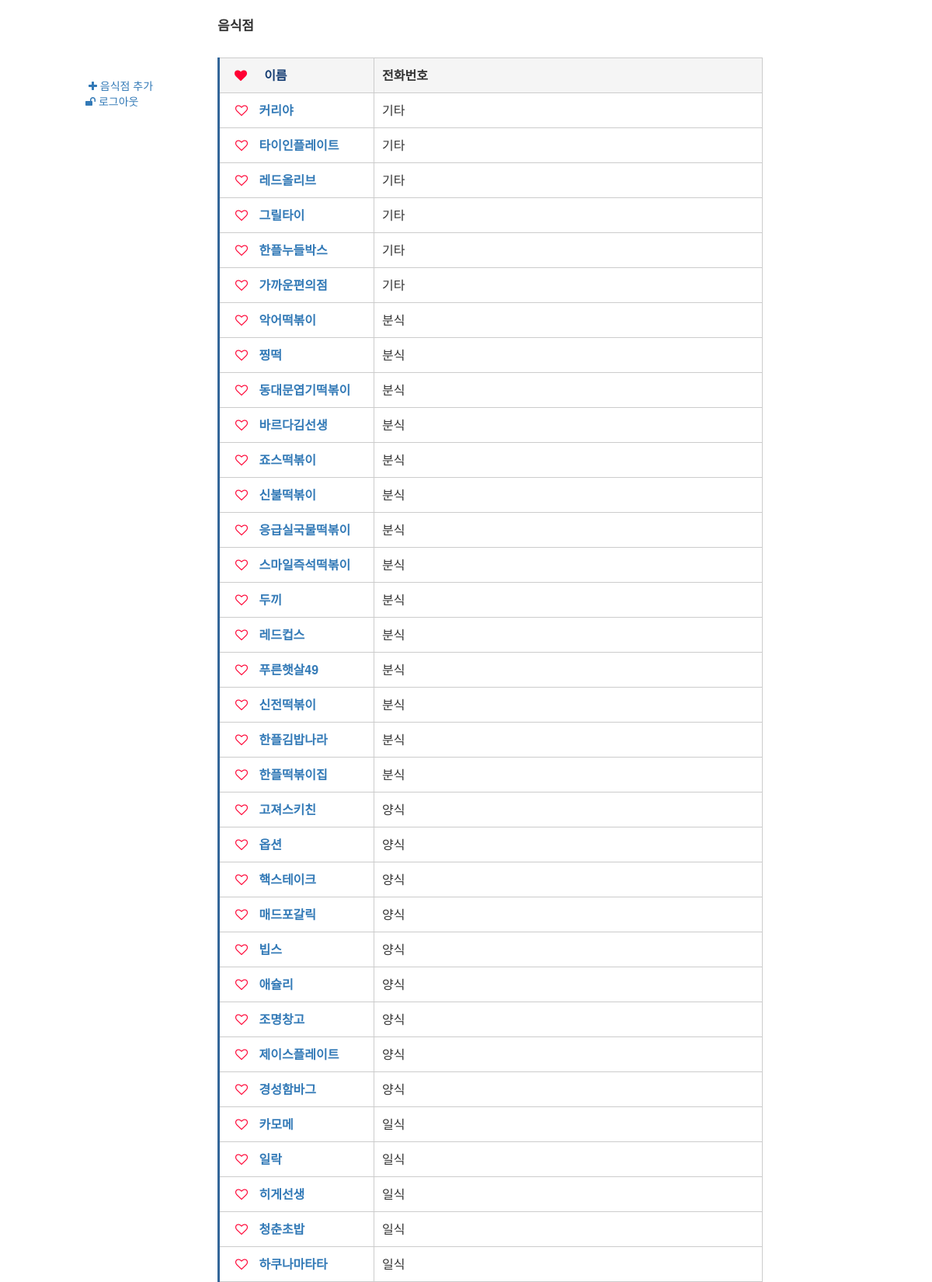
Page /manager (upper part) on the committed database.
### pickLunch.py (models this page shows, shortened)
class STORE(db.Model):
   name=db.Column(db.String(100), primary_key=True, nullable=False, default='')
   number=db.Column(db.String(100), nullable=True, default='')
   address=db.Column(db.String(100), nullable=True, default='')
   category=db.Column(db.String(100), nullable=True, default='')
   choice=db.Column(db.String(100), nullable=True, default='X')
   delivery=db.Column(db.String(100), nullable=True, default='X')

### pickLunch.py (the view)
@app.route('/manager')
def ShowList():
   return render_template('manage_list.html', STORELIST=STORE.query.order_by('category').all())

### templates/manage_list.html (shortened to what this page needs)
﻿<!doctype html>
<html lang="kr">
   <head>
<link rel="stylesheet" href="http://netdna.bootstrapcdn.com/font-awesome/4.3.0/css/font-awesome.min.css" />
<link rel="stylesheet" href="http://maxcdn.bootstrapcdn.com/bootstrap/3.3.7/css/bootstrap.min.css" />
<link rel="stylesheet" href="{{ url_for('static', filename='css/main.css')}}"/>
<link rel="stylesheet" href="{{ url_for('static', filename='css/button.css')}}"/>
<link rel="stylesheet" href="https://maxcdn.bootstrapcdn.com/font-awesome/4.7.0/css/font-awesome.min.css" />
</head>
<body>
<a href="/new" onclick="layer_open('add'); return false;" style="">
   <i class="fa fa-plus"></i>
   <span>음식점 추가</span></a>
<br>
<a href="/">
   <i class="fa fa-unlock" aria-hidden="true"></i>
   <span>로그아웃</span></a>
<main>
   <div>
        <table class="contact_list">
        <thead><p style="font-weight: bold; font-size: 17px; margin-left: 30px; margin-top: 20px">음식점</p>
        </thead>
        <tbody>
          <tr>
              <th scop="row" style="background: #f5f5f5">&nbsp;&nbsp;<i class="fa fa-heart" style="color:#ff0033"></i>&nbsp;&nbsp;&nbsp;&nbsp;&nbsp;이름</th>
              <td style="background:#f5f5f5;font-weight: bold">전화번호</td> </tr>
              {%- for i in STORELIST %}
              <th scope="row">
              <a href="/choice/{{i.name}}"  title = "{{i.choice}}" class="fa fa-heart-o" style="color :#ff0033" name="favoriticon"> </a>
              <a href = "#{{i.name}}" class="btn-example" onclick="layer_open('{{i.name}}'); return false;" > {{i.name }}</a>
              </th>
              <td>{{ i.category }}</td>
       {%- endfor %}
       </tbody>
      </table>
   </div>
</main>
</body>
</html>

### static/css/main.css (style rules this page uses)
input[type="checkbox"]:checked ~ main { left: 250px; }
main { position: absolute; transition: all 0.15s ease-in-out; top: 0; left: 50px; }
table.contact_list { border-collapse: collapse; text-align: left; line-height: 1.5; border-top: 1px solid #ccc; border-left: 3px solid #369; margin : 30px 30px; }
table.contact_list th { width: 200px; padding: 10px; margin-left: 30px font-weight: bold; vertical-align: top; color: #153d73; border-right: 1px solid #ccc; border-bottom: 1px solid #ccc; }
table.contact_list td { width: 500px; padding: 10px; vertical-align: top; border-right: 1px solid #ccc; border-bottom: 1px solid #ccc; }
* { margin: 0; padding: 0; }
body { margin: 100px; }

### templates/manage_list.html (style rules this page uses)
a { margin-left:10px; }
body { background: url('https://static.pexels.com/photos/28773/pexels-photo-28773.jpg') no-repeat center center fixed; -webkit-background-size: cover; -moz-background-size: cover; -o-background-size: cover; background-size: cover; }

### rows in the picture
STORE: name "커리야", category "기타"
STORE: name "타이인플레이트", category "기타"
STORE: name "레드올리브", category "기타"
STORE: name "그릴타이", category "기타"
STORE: name "한플누들박스", category "기타"
STORE: name "가까운편의점", category "기타"
STORE: name "악어떡볶이", category "분식"
STORE: name "찡떡", category "분식"
STORE: name "동대문엽기떡볶이", category "분식"
STORE: name "바르다김선생", category "분식"
STORE: name "죠스떡볶이", category "분식"
STORE: name "신불떡볶이", category "분식"
STORE: name "응급실국물떡볶이", category "분식"
STORE: name "스마일즉석떡볶이", category "분식"
STORE: name "두끼", category "분식"
STORE: name "레드컵스", category "분식"
STORE: name "푸른햇살49", category "분식"
STORE: name "신전떡볶이", category "분식"
STORE: name "한플김밥나라", category "분식"
STORE: name "한플떡볶이집", category "분식"
STORE: name "고져스키친", category "양식"
STORE: name "옵션", category "양식"
STORE: name "핵스테이크", category "양식"
STORE: name "매드포갈릭", category "양식"
STORE: name "빕스", category "양식"
STORE: name "애슐리", category "양식"
STORE: name "조명창고", category "양식"
STORE: name "제이스플레이트", category "양식"
STORE: name "경성함바그", category "양식"
STORE: name "카모메", category "일식"
STORE: name "일락", category "일식"
STORE: name "히게선생", category "일식"
STORE: name "청춘초밥", category "일식"
STORE: name "하쿠나마타타", category "일식"
